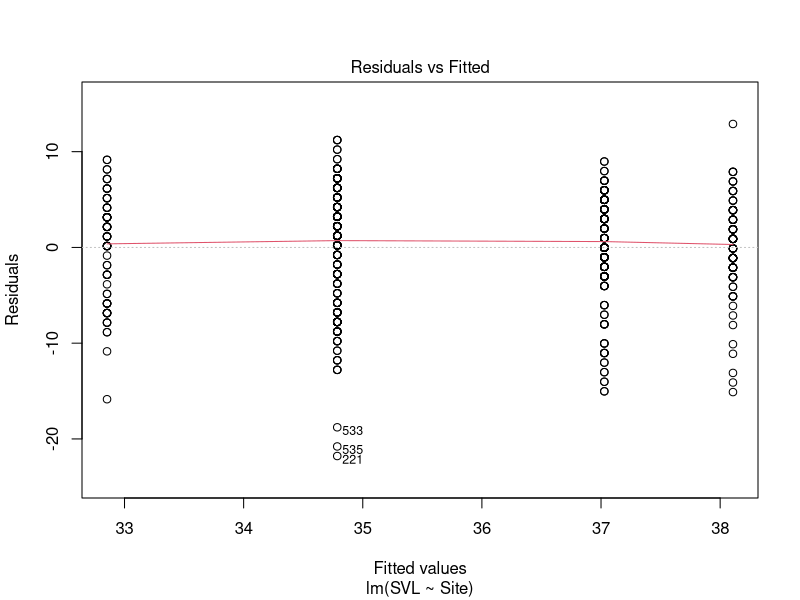
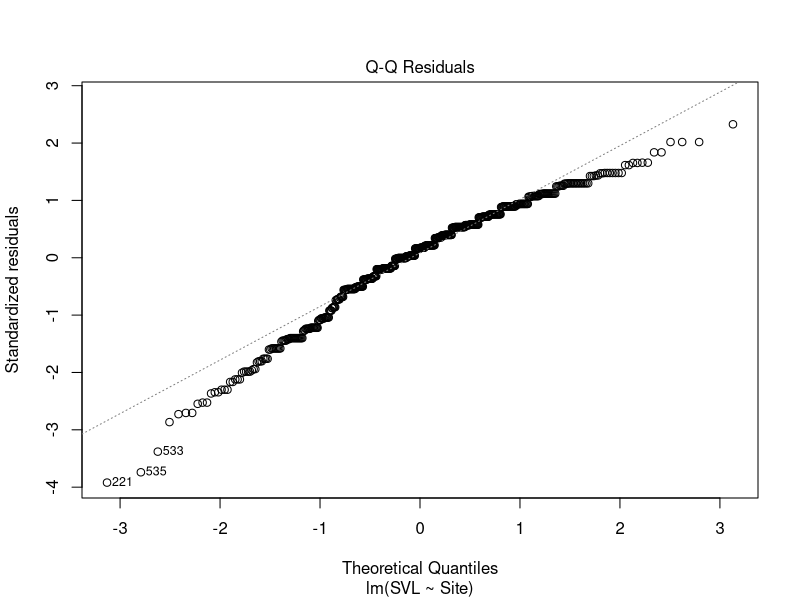
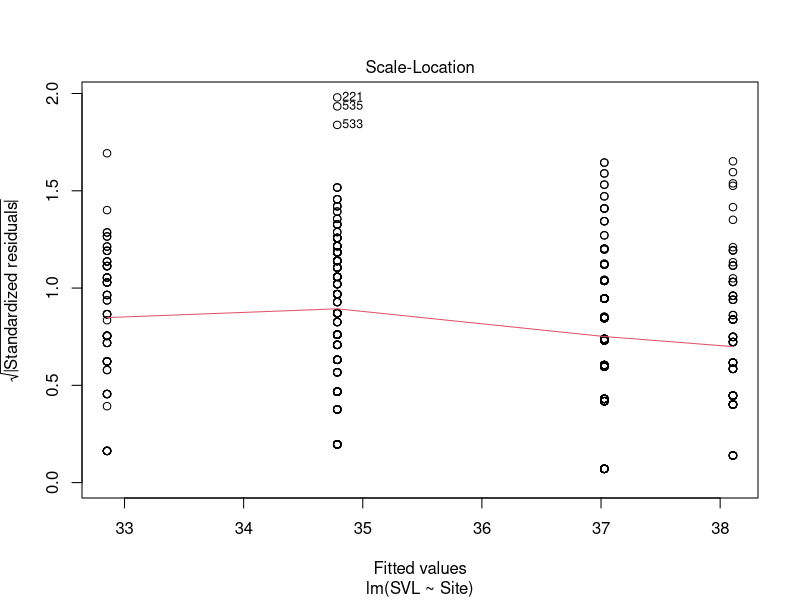
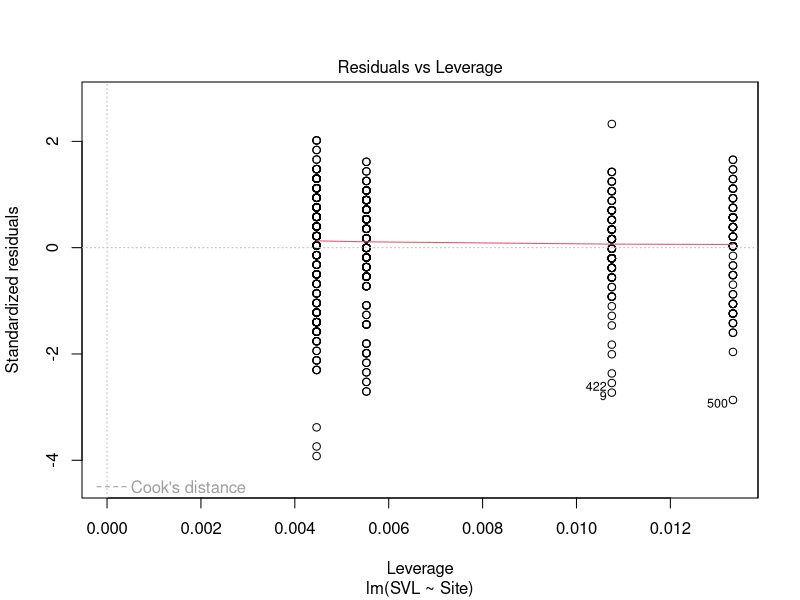

Generate these figures, in order, with R:
## ---- chunk 1
knitr::opts_chunk$set(echo = TRUE)
setwd("~/Eco-636/Week 1")
## ---- chunk 2
manders <- read.table(file = "salamander.txt", header = TRUE)
## ---- chunk 3
str(manders)

m1 <- lm(SVL ~ Site, data = manders) 
m1
coef(m1)
## ---- chunk 4
plot(m1)
## ---- chunk 5
summary(m1)
## ---- chunk 6
anova(m1)
## ---- chunk 7
m2 <- lm(SVL ~ Sex + Site, data = manders)
summary(m2)
